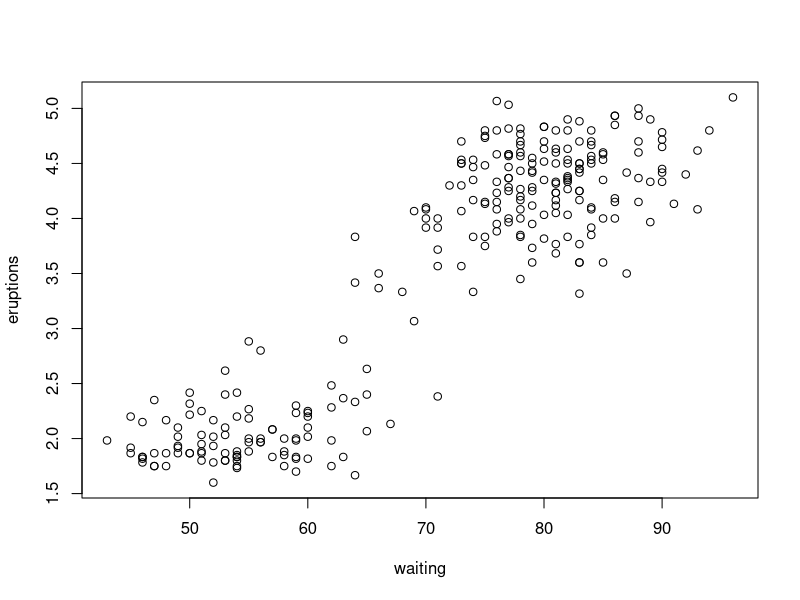
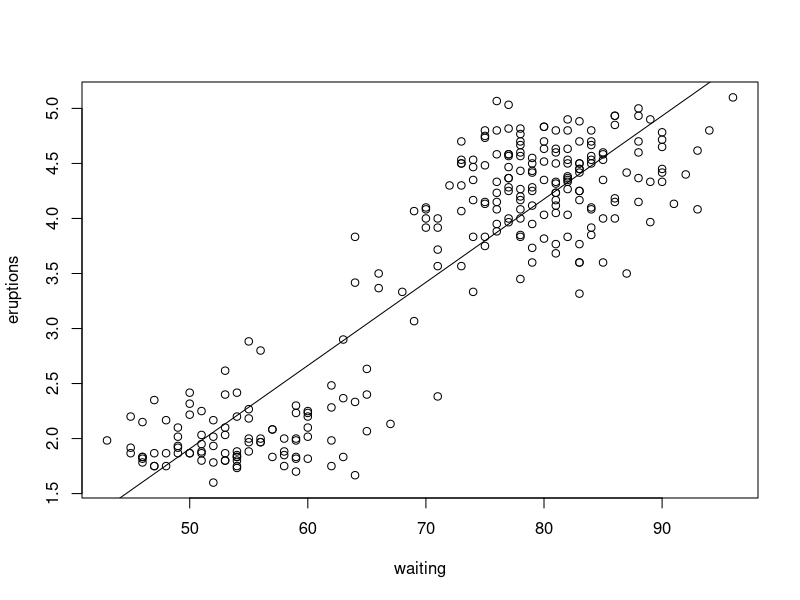
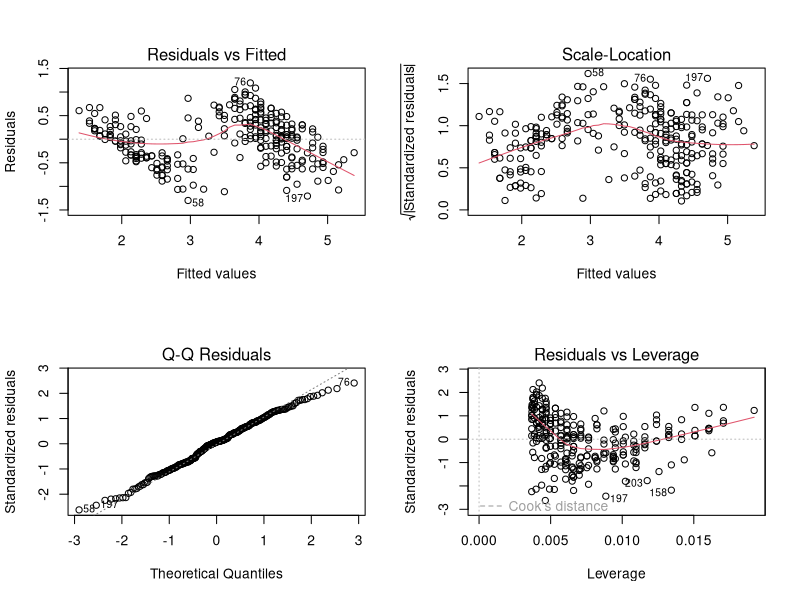
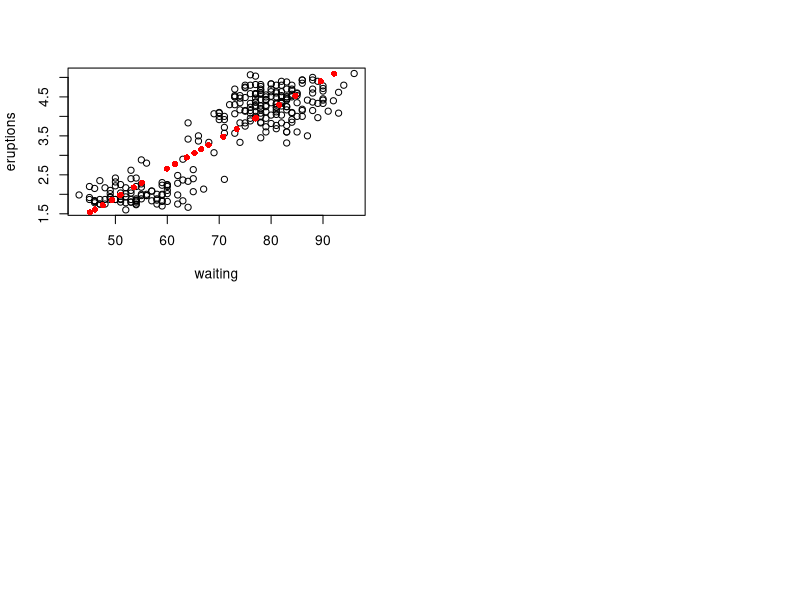

Source code (R) for these figures, in order:
## ---- chunk 1
knitr::opts_chunk$set(
  collapse = TRUE,
  comment = "#>"
)
## ---- chunk 2
t.test(x = rnorm(100, 0), y = rnorm(100, 1))
## ---- chunk 3
t.test(len ~ supp, data = ToothGrowth)
## ---- chunk 4
wilcox.test(Sepal.Length ~ Species, data = iris, subset = Species != 'setosa')
## ---- chunk 5
plot(eruptions ~ waiting, data = faithful)

lm(eruptions ~ waiting, data = faithful)
## ---- chunk 6
mod <- lm(eruptions ~ waiting, data = faithful)
summary(mod)
## ---- chunk 7
mod$coefficients

coef(mod)

coefficients(mod)
## ---- chunk 8
plot(eruptions ~ waiting, data = faithful)
abline(coef = coef(mod))
## ---- chunk 9
layout(mat = matrix(1:4, 2, 2))
plot(mod)
## ---- chunk 10
newdata <- data.frame(waiting = runif(25, 40, 100))
predict(mod, newdata)
## ---- chunk 11
newdata$predicted <- predict(mod, newdata)
plot(eruptions ~ waiting, faithful)
points(predicted ~ waiting, newdata, col = 'red', pch = 16)
## ---- chunk 12
shapiro.test(rnorm(1e3))

shapiro.test(runif(1e3))
